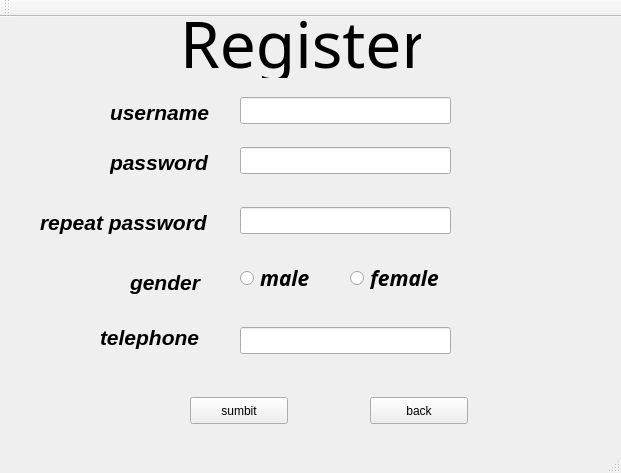
<?xml version="1.0" encoding="UTF-8"?>
<ui version="4.0">
 <class>Lregister</class>
 <widget class="QMainWindow" name="Lregister">
  <property name="geometry">
   <rect>
    <x>0</x>
    <y>0</y>
    <width>621</width>
    <height>473</height>
   </rect>
  </property>
  <property name="windowTitle">
   <string>MainWindow</string>
  </property>
  <widget class="QWidget" name="centralwidget">
   <widget class="QRadioButton" name="radioButton">
    <property name="geometry">
     <rect>
      <x>240</x>
      <y>250</y>
      <width>91</width>
      <height>22</height>
     </rect>
    </property>
    <property name="font">
     <font>
      <family>Tlwg Typist</family>
      <pointsize>16</pointsize>
      <weight>75</weight>
      <italic>true</italic>
      <bold>true</bold>
     </font>
    </property>
    <property name="text">
     <string>male</string>
    </property>
   </widget>
   <widget class="QLabel" name="label4">
    <property name="geometry">
     <rect>
      <x>130</x>
      <y>250</y>
      <width>101</width>
      <height>31</height>
     </rect>
    </property>
    <property name="font">
     <font>
      <pointsize>16</pointsize>
      <weight>75</weight>
      <italic>true</italic>
      <bold>true</bold>
     </font>
    </property>
    <property name="text">
     <string>gender</string>
    </property>
   </widget>
   <widget class="QLabel" name="label5">
    <property name="geometry">
     <rect>
      <x>100</x>
      <y>300</y>
      <width>111</width>
      <height>41</height>
     </rect>
    </property>
    <property name="font">
     <font>
      <pointsize>16</pointsize>
      <weight>75</weight>
      <italic>true</italic>
      <bold>true</bold>
     </font>
    </property>
    <property name="text">
     <string>telephone</string>
    </property>
   </widget>
   <widget class="QLineEdit" name="lineEdit1">
    <property name="geometry">
     <rect>
      <x>240</x>
      <y>80</y>
      <width>211</width>
      <height>27</height>
     </rect>
    </property>
    <property name="text">
     <string/>
    </property>
   </widget>
   <widget class="QLabel" name="label2">
    <property name="geometry">
     <rect>
      <x>110</x>
      <y>130</y>
      <width>131</width>
      <height>31</height>
     </rect>
    </property>
    <property name="font">
     <font>
      <pointsize>16</pointsize>
      <weight>75</weight>
      <italic>true</italic>
      <bold>true</bold>
     </font>
    </property>
    <property name="text">
     <string>password</string>
    </property>
   </widget>
   <widget class="QLineEdit" name="lineEdit2">
    <property name="geometry">
     <rect>
      <x>240</x>
      <y>130</y>
      <width>211</width>
      <height>27</height>
     </rect>
    </property>
   </widget>
   <widget class="QPushButton" name="pushButton_2">
    <property name="geometry">
     <rect>
      <x>370</x>
      <y>380</y>
      <width>98</width>
      <height>27</height>
     </rect>
    </property>
    <property name="text">
     <string>back</string>
    </property>
   </widget>
   <widget class="QLabel" name="label6">
    <property name="geometry">
     <rect>
      <x>180</x>
      <y>-10</y>
      <width>241</width>
      <height>71</height>
     </rect>
    </property>
    <property name="font">
     <font>
      <family>文泉驿正黑</family>
      <pointsize>48</pointsize>
     </font>
    </property>
    <property name="text">
     <string>Register</string>
    </property>
   </widget>
   <widget class="QLineEdit" name="lineEdit3">
    <property name="geometry">
     <rect>
      <x>240</x>
      <y>190</y>
      <width>211</width>
      <height>27</height>
     </rect>
    </property>
   </widget>
   <widget class="QPushButton" name="pushButton">
    <property name="geometry">
     <rect>
      <x>190</x>
      <y>380</y>
      <width>98</width>
      <height>27</height>
     </rect>
    </property>
    <property name="text">
     <string>sumbit</string>
    </property>
   </widget>
   <widget class="QRadioButton" name="radioButton_2">
    <property name="geometry">
     <rect>
      <x>350</x>
      <y>250</y>
      <width>116</width>
      <height>22</height>
     </rect>
    </property>
    <property name="font">
     <font>
      <family>Tlwg Typist</family>
      <pointsize>16</pointsize>
      <weight>75</weight>
      <italic>true</italic>
      <bold>true</bold>
     </font>
    </property>
    <property name="text">
     <string>female</string>
    </property>
   </widget>
   <widget class="QLineEdit" name="lineEdit4">
    <property name="geometry">
     <rect>
      <x>240</x>
      <y>310</y>
      <width>211</width>
      <height>27</height>
     </rect>
    </property>
   </widget>
   <widget class="QLabel" name="label3">
    <property name="geometry">
     <rect>
      <x>40</x>
      <y>190</y>
      <width>211</width>
      <height>31</height>
     </rect>
    </property>
    <property name="font">
     <font>
      <pointsize>16</pointsize>
      <weight>75</weight>
      <italic>true</italic>
      <bold>true</bold>
     </font>
    </property>
    <property name="text">
     <string>repeat password</string>
    </property>
   </widget>
   <widget class="QLabel" name="label1">
    <property name="geometry">
     <rect>
      <x>110</x>
      <y>80</y>
      <width>131</width>
      <height>31</height>
     </rect>
    </property>
    <property name="font">
     <font>
      <pointsize>16</pointsize>
      <weight>75</weight>
      <italic>true</italic>
      <bold>true</bold>
     </font>
    </property>
    <property name="text">
     <string>username</string>
    </property>
   </widget>
  </widget>
  <widget class="QMenuBar" name="menubar">
   <property name="geometry">
    <rect>
     <x>0</x>
     <y>0</y>
     <width>621</width>
     <height>26</height>
    </rect>
   </property>
  </widget>
  <widget class="QStatusBar" name="statusbar"/>
  <widget class="QToolBar" name="toolBar">
   <property name="windowTitle">
    <string>toolBar</string>
   </property>
   <attribute name="toolBarArea">
    <enum>TopToolBarArea</enum>
   </attribute>
   <attribute name="toolBarBreak">
    <bool>false</bool>
   </attribute>
  </widget>
 </widget>
 <resources/>
 <connections/>
</ui>
